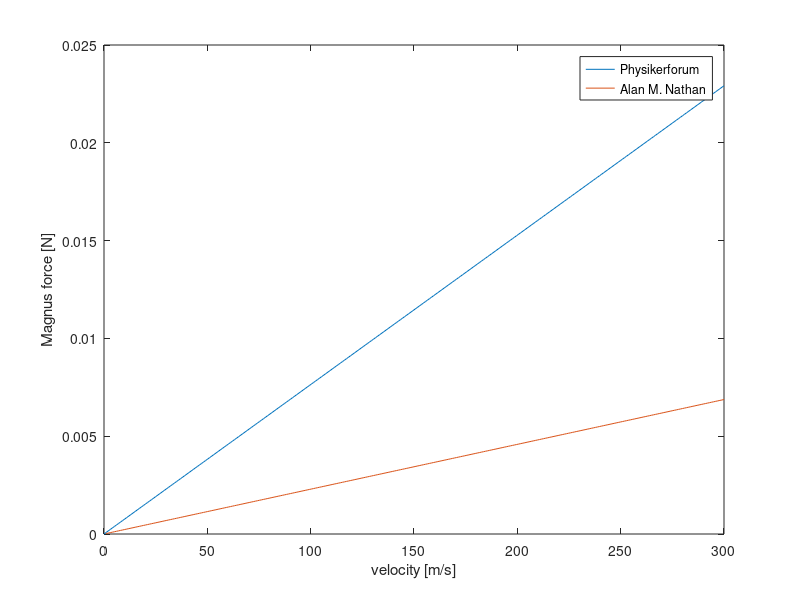

MATLAB code to generate this figure:
clear all

v = linspace(0,300,300);

r = 0.006 / 2;      % m
air_density = 1.29;
spin = 5000/60 * 2 * pi; % 5000 rpm
A = r^2 * pi;

F_M1 = 4/3 * pi * air_density * r^3 * spin * v;

S = (r * spin)./v;
C_L = S * 0.4 * 2;
F_M2 = 0.5 * C_L * air_density * A .* v .* v;


plot(v, F_M1, v, F_M2);
legend('Physikerforum', 'Alan M. Nathan');
xlabel('velocity [m/s]');
ylabel('Magnus force [N]');